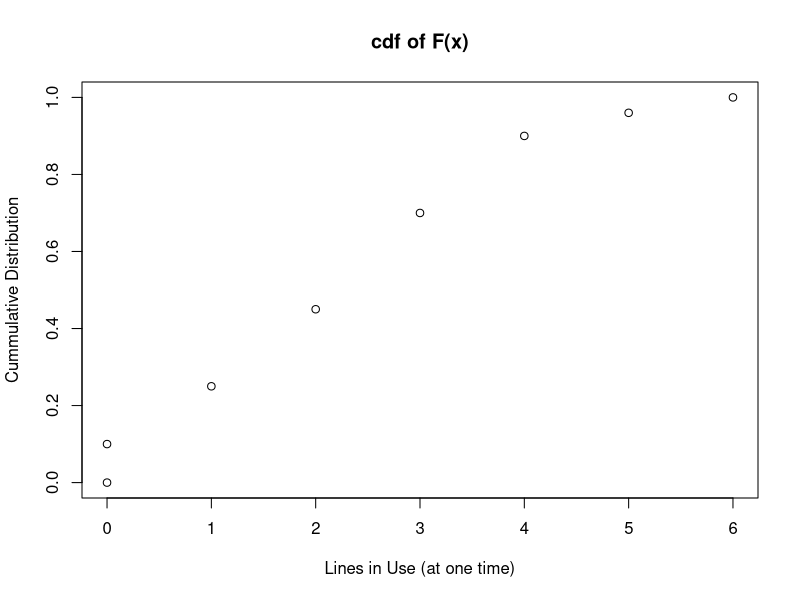

Write the R code that produced this figure.
## ---- chunk 1
library(dplyr)
library(kableExtra) # highlights table when hover over a line
## ---- chunk 2
x <- c(0:4)
p.x <- c("1/16", "4/16", "6/16", "4/16", "1/16")
df <- data.frame("x" = x, "p.x" = p.x)
df_new <- as.data.frame(t(df))
options(scipen = 50) # get rid of e's
rownames(df_new) <- c("x", "p(x)")
kable(df_new, col.names = NULL, align = "cccccc") %>%
  kable_paper()%>%
  kable_material(c( "hover")) %>%
  column_spec(1, bold = T, border_right = T) 
## ---- chunk 3
x <- c(0:2)
p.x <- c("2/7", "4/7", "1/7")
df <- data.frame("x" = x, "p.x" = p.x)
df_new <- as.data.frame(t(df))
options(scipen = 50) # get rid of e's
rownames(df_new) <- c("x", "p(x)")
kable(df_new, col.names = NULL, align = "cccccc") %>%
  kable_paper()%>%
  kable_material(c( "hover")) %>%
  column_spec(1, bold = T, border_right = T) 
## ---- chunk 4
x <- c("1", "3", "4", "6", "12")
p.x <- c("0.30", "0.10", "0.05", "0.15", "0.40")
df <- data.frame("x" = x, "p.x" = p.x)
df_new <- as.data.frame(t(df))
options(scipen = 50) # get rid of e's
rownames(df_new) <- c("x", "p(x)")
kable(df_new, col.names = NULL, align = "cccccc") %>%
  kable_paper()%>%
  kable_material(c( "hover")) %>%
  column_spec(1, bold = T, border_right = T) 
## ---- chunk 5
x <- c(1:6)
p.x <- c("1/36", "3/36", "5/36", "7/36", "9/36", "11/36")
df <- data.frame("x" = x, "p.x" = p.x)
df_new <- as.data.frame(t(df))
options(scipen = 50) # get rid of e's
rownames(df_new) <- c("M", "p(m)")
kable(df_new, col.names = NULL, align = "cccccc") %>%
  kable_paper()%>%
  kable_material(c( "hover")) %>%
  column_spec(1, bold = T, border_right = T) 
## ---- chunk 6
x <- c(0:6)
p.x <- c("0.10", "0.15", "0.20", "0.25", "0.20", "0.06", "0.04")
df <- data.frame("x" = x, "p.x" = p.x)
df_new <- as.data.frame(t(df))
options(scipen = 50) # get rid of e's
rownames(df_new) <- c("x", "p(x)")
kable(df_new, col.names = NULL, align = "cccccc") %>%
  kable_paper()%>%
  kable_material(c( "hover")) %>%
  column_spec(1, bold = T, border_right = T) 
## ---- chunk 7
x <- c(0, 1000, 5000, 10000)
p.x <- c(0.8, 0.1, 0.08, 0.02)
p.y <- c(0, 500, 4500, 9500)
damage.payout <- data.frame("x" = x, "p.x" = p.x, "p.y" = p.y)
damage.payout_new <- as.data.frame(t(damage.payout))
options(scipen = 50) # get rid of e's
kable(damage.payout_new, col.names = NULL) %>%
  kable_paper()
## ---- chunk 8
x <- c(16,18,20)
p.x <- c(0.2,0.5,0.3)
df <- data.frame("x" = x, "p.x" = p.x)
df.new <- as.data.frame(t(df))
options(scipen = 50)
kable(df.new, col.names = NULL) %>%
  kable_paper()
## ---- chunk 9
y <- c(45, 46, 47, 48, 49, 50, 51, 52, 53, 54, 55)
p.y <- c(0.05, 0.10, 0.12, 0.14, 0.25, 0.17, 0.06, 0.05, 0.03, 0.02, 0.01)
df <- data.frame("y" = y, "p.y" = p.y)
df_new <- as.data.frame(t(df))
options(scipen = 50) # get rid of e's
rownames(df_new) <- c("y", "p(y)")
kable(df_new, col.names = NULL) %>%
  kable_paper() %>%
  kable_material(c( "hover"))
## ---- chunk 10
x <- c(0:6)
p.x <- c(0.10, 0.15, 0.20, 0.25, 0.20, 0.06, 0.04)
df <- data.frame("x" = x, "p.x" = p.x)
df_new <- as.data.frame(t(df))
options(scipen = 50) # get rid of e's
rownames(df_new) <- c("x", "p(x)")
kable(df_new, col.names = NULL) %>%
  kable_paper() %>%
  kable_material(c( "hover"))
## ---- chunk 11
x <- c(0,0,1,2,3,4, 5, 6)
y <- c(0,0.1,.25,.45,.7,.9,.96,1)
lines <- data.frame("x" = x, "y" = y)
plot(lines, main = "cdf of F(x)",
     ylab = "Cummulative Distribution",
     xlab = "Lines in Use (at one time)")
## ---- chunk 12
y <- c(0, 1, 2, 3)
p.y <- c(.6, .25, .1, .05)
df <- data.frame("y" = y, "p.y" = p.y)
df_new <- as.data.frame(t(df))
options(scipen = 50) # get rid of e's
rownames(df_new) <- c("y", "p(y)")
kable(df_new, col.names = NULL) %>%
  kable_paper() %>%
  kable_material(c( "hover"))
## ---- chunk 13
x <- c(1:6)
p.x <- c("1/15", "2/15", "3/15", "4/15", "3/15", "2/15")
df <- data.frame("x" = x, "p.x" = p.x)
df_new <- as.data.frame(t(df))
options(scipen = 50) # get rid of e's
rownames(df_new) <- c("x", "p(x)")
kable(df_new, col.names = NULL) %>%
  kable_paper()%>%
  kable_material(c( "hover"))
## ---- chunk 14
x <- c(1:6)
y.3 <- c(-2, 2, 6, 6, 6, 6)
y.4 <- c(-4, 0, 4, 8, 8, 8)
df <- data.frame("x" = x, "y.3" = y.3, "y.4" = y.4)
df_new <- as.data.frame(t(df))
options(scipen = 50) # get rid of e's
rownames(df_new) <- c("x", "y when n = 3", "y when n = 4")
kable(df_new, col.names = NULL, row.names = ) %>%
  kable_paper() %>%
  kable_material(c( "hover"))
## ---- chunk 15
z <- c(1:4)
p.z <- c(.2, .4, .3, .1)
df <- data.frame("z" = z, "p.z" = p.z)
df_new <- as.data.frame(t(df))
options(scipen = 50) # get rid of e's
rownames(df_new) <- c("z", "p(z)")
kable(df_new, col.names = NULL) %>%
  kable_paper()%>%
  kable_material(c( "hover"))
## ---- chunk 16
z <- c(1:4)
y <- c(95, 90, 85, 80)
df <- data.frame("z" = z, "y" = y)
df_new <- as.data.frame(t(df))
options(scipen = 50) # get rid of e's
kable(df_new, col.names = NULL) %>%
  kable_paper()%>%
  kable_material(c( "hover"))
